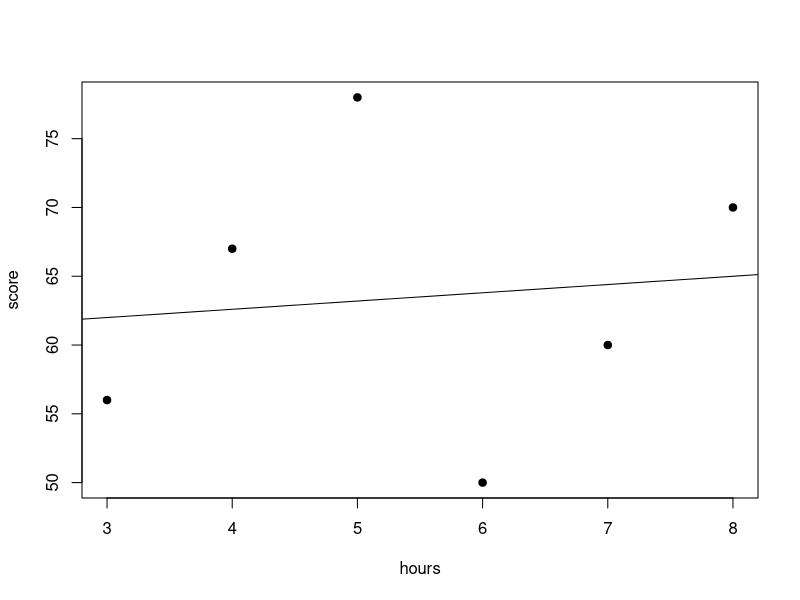

Reproduce this figure in R.
df=data.frame(hours=c(3,4,5,6,7,8),
score=c(56,67,78,50,60,70))
head(df)
fit<-lm(score~hours,data=df)
print(summary(fit))
plot(df$hours,df$score,pch=19,xlab='hours',ylab='score')
abline(fit)
